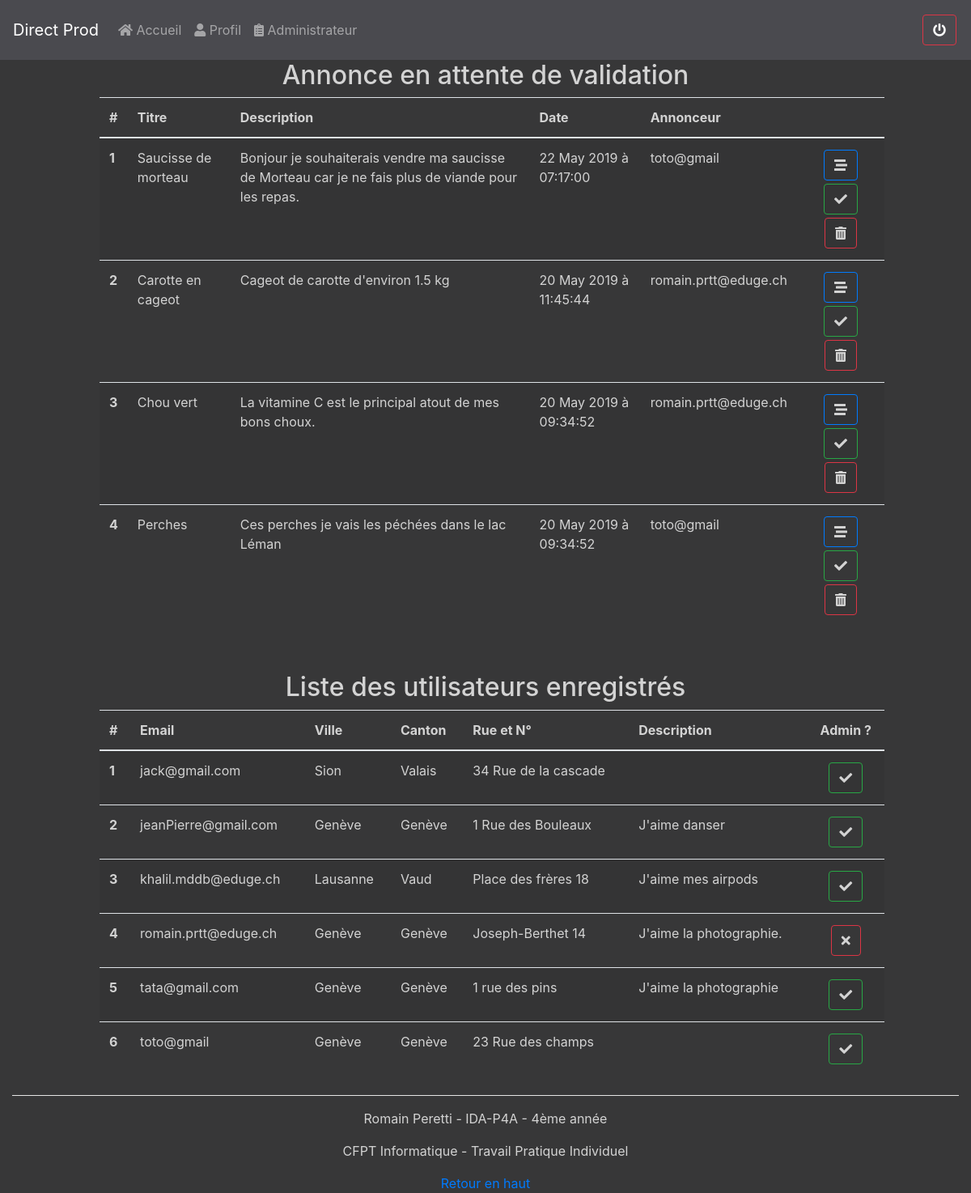
/server/controllers/admin.php (signed in), run on the app's committed database.
### tables this page shows
CREATE TABLE `advertisements` (
  `idAdvertisement` int(11) NOT NULL AUTO_INCREMENT,
  `title` varchar(45) DEFAULT NULL,
  `description` text,
  `organic` tinyint(4) DEFAULT NULL,
  `valid` tinyint(4) DEFAULT NULL,
  `creationDate` timestamp NULL DEFAULT CURRENT_TIMESTAMP ON UPDATE CURRENT_TIMESTAMP,
  `email` varchar(45) DEFAULT NULL,
  PRIMARY KEY (`idAdvertisement`),
  KEY `userForeignKey_idx` (`email`),
  CONSTRAINT `fk_advertisements_users1` FOREIGN KEY (`email`) REFERENCES `users` (`email`)
);

CREATE TABLE `users` (
  `email` varchar(50) NOT NULL,
  `password` varchar(40) DEFAULT NULL,
  `city` varchar(45) DEFAULT NULL,
  `canton` varchar(45) DEFAULT NULL,
  `postCode` varchar(45) DEFAULT NULL,
  `streetAndNumber` varchar(45) DEFAULT NULL,
  `description` text,
  `salt` varchar(45) DEFAULT NULL,
  `roleCode` int(11) NOT NULL,
  PRIMARY KEY (`email`),
  KEY `fk_user_roles1_idx` (`roleCode`),
  CONSTRAINT `fk_user_roles1` FOREIGN KEY (`roleCode`) REFERENCES `roles` (`code`)
);

### www/server/controllers/admin.php (called while the page is built, shortened)
<?php
$ads = AdvertisementManager::GetInvalidAds();
$adsNumber = 0;
$users = UserManager::GetUsers();
$usersNumber = 0;
include_once '../views/showAdmin.php';

### www/server/database/database.php (called while the page is built, shortened)
<?php
class Database
{
    private static $pdoInstance;
    public static function getInstance()
    {
        if (self::$pdoInstance == null) {
            try {
                $dsn = DB_TYPE . ':host=' . DB_HOST . ';port=' . DB_PORT . ';dbname=' . DB_NAME . ';charset=utf8;';
                self::$pdoInstance = new PDO($dsn, DB_USER, DB_PASSWORD, null);
                self::$pdoInstance->setAttribute(PDO::ATTR_ERRMODE, PDO::ERRMODE_EXCEPTION);
            } catch (PDOException $e) {
                echo "EDatabase Error: " . $e->getMessage();
            }
        }
        return self::$pdoInstance;
    }
    final public static function __callStatic($chrMethod, $arrArguments)
    {
        $pdo = self::getInstance();
        return call_user_func_array(array($pdo, $chrMethod), $arrArguments);
    }
}

### www/server/managers/advertisementManager.php (called while the page is built, shortened)
<?php
require_once '../database/database.php';
require_once '../classes/Advertisement.php';
class AdvertisementManager
{
    public static function GetInvalidAds()
    {
        $arr = array();
        $req = 'SELECT idAdvertisement, title, description, organic, valid, creationDate, email FROM advertisements WHERE valid = 0 ORDER BY creationDate DESC';
        $statement = Database::prepare($req);
        try {
            $statement->execute();
        } catch (PDOException $e) {
            return false;
        }
        while ($row = $statement->fetch(PDO::FETCH_ASSOC)) {
            $a = new Advertisement($row['idAdvertisement'], $row['title'], $row['description'], $row['organic'], $row['valid'], $row['creationDate'], $row['email']);
            array_push($arr, $a);
        }
        return $arr;
    }
}

### www/server/classes/Advertisement.php (called while the page is built, shortened)
<?php
class Advertisement
{
    public function __construct($InIdAdvertisement = null, $InTitle = "", $InDescription = "", $InOrganic = "", $InValid = null, $InCreationDate = null, $InUserEmail = "")
    {
        $this->idAdvertisement = $InIdAdvertisement;
        $this->title = $InTitle;
        $this->description = $InDescription;
        $this->creationDate = $InCreationDate;
        $this->userEmail = $InUserEmail;
    }
}

### www/server/managers/userManager.php (called while the page is built, shortened)
<?php
require_once '../database/database.php';
require_once '../classes/User.php';
require_once '../managers/AdvertisementManager.php';
class UserManager
{
    public static function GetUserByEmail($email)
    {
        $u = null;
        $req = 'SELECT email, password, city, canton, postCode, streetAndNumber, description, salt, roleCode FROM users WHERE email = :e';
        $statement = Database::prepare($req);
        try {
            $statement->execute(array(':e' => $email));
        } catch (PDOException $e) {
            return false;
        }
        if ($row = $statement->fetch(PDO::FETCH_ASSOC, PDO::FETCH_ORI_NEXT)) {
            $u = new User($row['email'], $row['password'], $row['city'], $row['canton'], $row['postCode'], $row['streetAndNumber'], $row['description'], $row['salt'], $row['roleCode']);
        }
        return $u;
    }
    public static function GetUsers()
    {
        $arr = array();
        $req = 'SELECT email, password, city, canton, postCode, streetAndNumber, description, salt, roleCode FROM users';
        $statement = Database::prepare($req);
        try {
            $statement->execute();
        } catch (PDOException $e) {
            return false;
        }
        while ($row = $statement->fetch(PDO::FETCH_ASSOC)) {
            $u = new User($row['email'], $row['password'], $row['city'], $row['canton'], $row['postCode'], $row['streetAndNumber'], $row['description'], $row['salt'], $row['roleCode']);
            array_push($arr, $u);
        }
        return $arr;
    }
}

### www/server/classes/User.php (called while the page is built, shortened)
<?php
class User
{
    public function __construct($InEmail = "", $InPassword = "", $InCity = "", $InCanton = "", $InPostCode = "", $InStreetAndNumber = "", $InDescription = "", $InSalt = "", $InRoleCode = "")
    {
        $this->email = $InEmail;
        $this->city = $InCity;
        $this->canton = $InCanton;
        $this->streetAndNumber = $InStreetAndNumber;
        $this->description = $InDescription;
        $this->roleCode = $InRoleCode;
    }
}

### www/server/views/showAdmin.php (the view, shortened to what this page needs)
<!DOCTYPE html>
<html>
<head>
    <?php include_once '../inc/head.php'; ?>
</head>
<body>
    <div class='container col-md-12'>
        <div class='row'>
            <?php include_once '../inc/navbar.php'; ?>
        </div>
        <div class='row justify-content-center'>
            <div class='col-md-10 mb-5'>
                <?php if (isset($ads)) : ?>
                    <div class='text-center'>
                        <h2>Annonce en attente de validation</h2>
                    </div>
                    <table class='table table-striped table-responsive m-2'>
                        <thead>
                            <th scope='col'>#</th>
                            <th scope='col'>Titre</th>
                            <th scope='col'>Description</th>
                            <th scope='col'>Date</th>
                            <th scope='col'>Annonceur</th>
                            <th scope='col'></span></th>
                        </thead>
                        <tbody>
                            <?php foreach ($ads as $ad) :
                                $u = UserManager::GetUserByEmail($ad->userEmail);
                                $adsNumber++;
                                ?>
                                <tr class='my-tr'>
                                    <th scope='row'><?= $adsNumber ?></th>
                                    <td><?= $ad->title ?></td>
                                    <td><?= $ad->description ?></td>
                                    <td><?= date_format(date_create($ad->creationDate), 'd M Y \à H:i:s') ?></td>
                                    <td><?= $u->email ?></td>
                                    <td class='text-center'>
                                        <a class='btn btn-outline-primary my-btn' href='../controllers/adDetails.php?idAd=<?= $ad->idAdvertisement ?>'><span class='fas fa-stream'></span></a>
                                        <a class='btn btn-outline-success my-btn' href='../controllers/admin.php?idAd=<?= $ad->idAdvertisement ?>'><span class='fas fa-check'></span></a>
                                        <button type="button" class="btn btn-outline-danger my-btn" data-toggle="modal" data-target="#exampleModal<?= $ad->idAdvertisement ?>"><span class='fas fa-trash-alt'></span></button>
                                    </td>
                                </tr>
                            <?php endforeach; ?>
                        </tbody>
                    </table>
                <?php else : ?>
                    <h1 class='text-center'>Aucune nouvelles annonces</h1>
                <?php endif; ?>
            </div>
        </div>
        <div class='row justify-content-center'>
            <div class='col-md-10'>
                <?php if (isset($users)) : ?>
                    <div class='text-center'>
                        <h2>Liste des utilisateurs enregistrés</h2>
                    </div>
                    <table class='table table-striped m-2'>
                        <thead>
                            <th scope='col'>#</th>
                            <th scope='col'>Email</th>
                            <th scope='col'>Ville</th>
                            <th scope='col'>Canton</th>
                            <th scope='col'>Rue et N°</th>
                            <th scope='col'>Description</th>
                            <th scope='col' class='text-center'>Admin ?</th>
                        </thead>
                        <tbody>
                            <?php foreach ($users as $u) :
                                $usersNumber++;
                                ?>
                                <tr class='my-tr'>
                                    <th scope='row'><?= $usersNumber ?></th>
                                    <td><?= $u->email ?></td>
                                    <td><?= $u->city ?></td>
                                    <td><?= $u->canton ?></td>
                                    <td><?= $u->streetAndNumber ?></td>
                                    <td><?= $u->description ?></td>
                                    <td class='text-center'>
                                        <form method='POST'>
                                            <?php if ($u->roleCode == USER_CODE) : ?>
                                                <button type='submit' name='updateToAdmin' class='btn btn-outline-success my-btn'>
                                                    <span class='fas fa-check'></span>
                                                </button>
                                            <?php else : ?>
                                                <button type='submit' name='updateToUser' class='btn btn-outline-danger my-btn'>
                                                    <span class='fas fa-times'></span>
                                                </button>
                                            <?php endif; ?>
                                        </form>
                                    </td>
                                <?php endforeach; ?>
                        </tbody>
                    </table>
                <?php endif; ?>
            </div>
        </div>
        <div class='row'>
            <?php include_once '../inc/footer.php'; ?>
        </div>
    </div>
</body>
</html>

### www/server/css/personnal.css (style rules this page uses)
body { background-color: #373738; color: lightgray; }
.my-btn { margin: 2px; color: lightgray; }

### data on the page
advertisements: title "Saucisse de morteau", description "Bonjour je souhaiterais vendre ma saucisse de Morteau car je ne fais plus de viande pour les repas.", creationDate "22 May 2019 à 07:17:00", email.email "toto@gmail"
advertisements: title "Carotte en cageot", description "Cageot de carotte d'environ 1.5 kg", creationDate "20 May 2019 à 11:45:44", email.email "romain.prtt@eduge.ch"
advertisements: title "Chou vert", description "La vitamine C est le principal atout de mes bons choux.", creationDate "20 May 2019 à 09:34:52", email.email "romain.prtt@eduge.ch"
advertisements: title "Perches", description "Ces perches je vais les péchées dans le lac Léman", creationDate "20 May 2019 à 09:34:52", email.email "toto@gmail"
users: email "jack@gmail.com", city "Sion", canton "Valais", streetAndNumber "34 Rue de la cascade"
users: email "jeanPierre@gmail.com", city "Genève", canton "Genève", streetAndNumber "1 Rue des Bouleaux", description "J'aime danser"
users: email "khalil.mddb@eduge.ch", city "Lausanne", canton "Vaud", streetAndNumber "Place des frères 18", description "J'aime mes airpods"
users: email "romain.prtt@eduge.ch", city "Genève", canton "Genève", streetAndNumber "Joseph-Berthet 14", description "J'aime la photographie."
users: email "tata@gmail.com", city "Genève", canton "Genève", streetAndNumber "1 rue des pins", description "J'aime la photographie"
users: email "toto@gmail", city "Genève", canton "Genève", streetAndNumber "23 Rue des champs"
